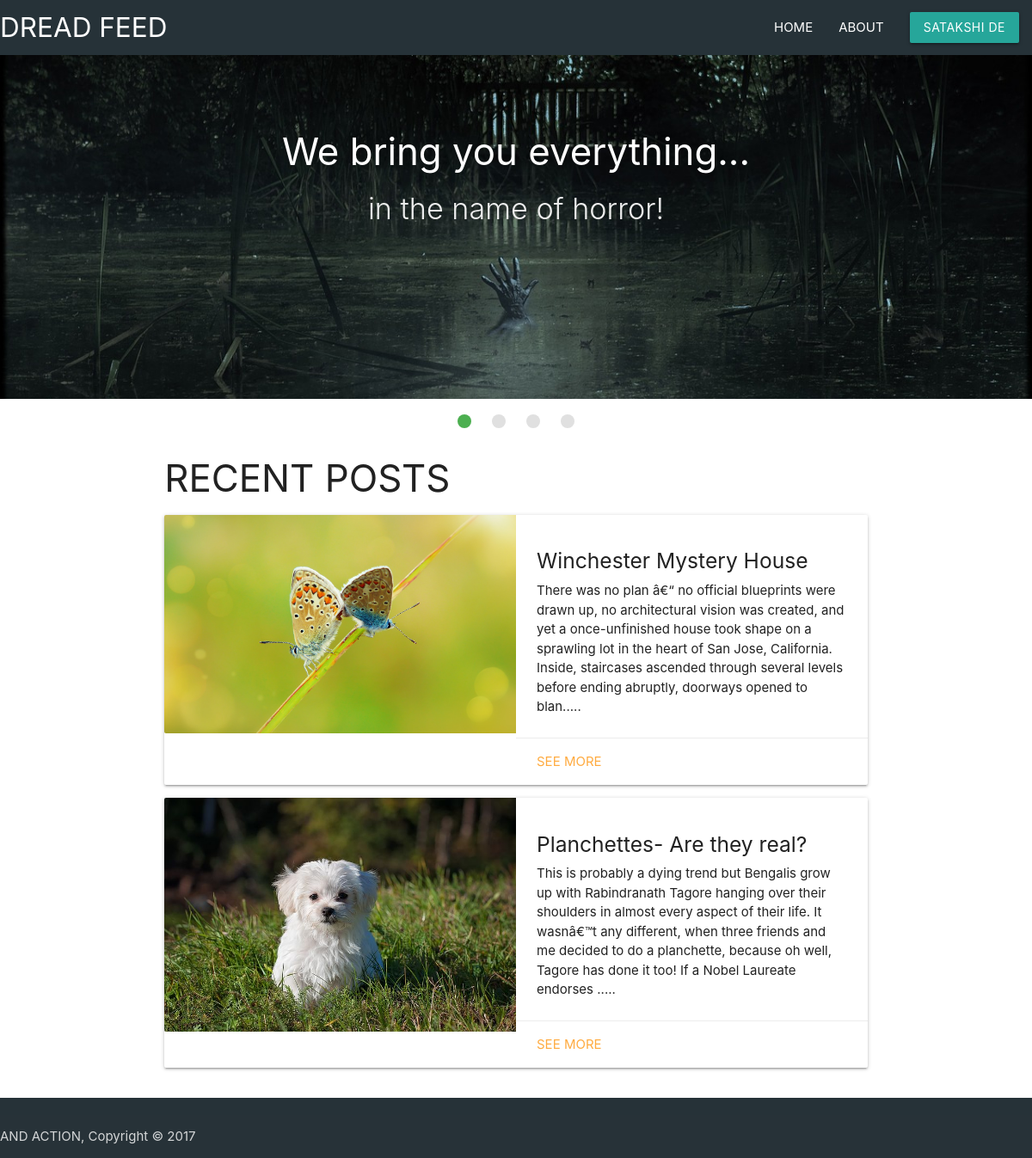
Screenshot of /index.php (signed in) with the database file from the repository.
### tables this page shows
CREATE TABLE `user` (
  `name` varchar(255) NOT NULL,
  `email` varchar(255) NOT NULL,
  `password` varchar(255) NOT NULL,
  `image` varchar(255) NOT NULL,
  `bio` text NOT NULL
);

CREATE TABLE `posts` (
  `title` varchar(200) NOT NULL,
  `content` longtext NOT NULL,
  `author` varchar(200) NOT NULL,
  `image` varchar(255) DEFAULT NULL,
  `email` varchar(255) NOT NULL
);

### index.php (the view, shortened to what this page needs)
<?php include 'db.php';?>
<?php session_start();
$sql3="SELECT * FROM posts";
$res3=mysqli_query($conn,$sql3);
?>
<!DOCTYPE html>
<html>
<head>
<link rel="stylesheet" href="materialize/css/materialize.min.css">
</head>
<body>
<nav class="blue-grey darken-4">
    <div class="nav-wrapper">
      <div class="brand-logo">DREAD FEED</div>
      <ul id="nav-mobile" class="right show-on-med-and-down">
        <li><a href="index.php">HOME</a></li>
        <li><a href="about.php">ABOUT</a></li>
        <?php
        if(isset($_SESSION["email"]) && isset($_SESSION["password"])) {
          $email=$_SESSION["email"];
          $sql = "SELECT name FROM user WHERE email = '$email'";
          $result= mysqli_query($conn, $sql);
          if (mysqli_num_rows($result) > 0) {
              while($row = mysqli_fetch_assoc($result)) {
        ?>
        <li>
          <a class='dropdown-trigger btn' data-target='dropdown1'><?php echo $row["name"]; ?> </a>
          </li>
        <?php
          }
        }
        }
        else {
        ?>
        <li><a href="signin1.php">SIGN IN</a></li>
        <?php
          }
        ?>
      </ul>
    </div>
  </nav>
  <div class="slider">
    <ul class="slides">
      <li>
        <img src="pics/pic2.jpg">
        <div class="caption center-align">
          <h3>We bring you everything...</h3>
          <h4 class="light grey-text text-lighten-3">in the name of horror!</h4>
        </div>
      </li>
    </ul>
  </div>
<div class="container">
<div class="row">
  <div class="col s12">
    <h3 class="header">RECENT POSTS</h3>
    <?php
        if (mysqli_num_rows($res3)>0) {
          while ($row=mysqli_fetch_assoc($res3)) {
    ?>
    <div class="card horizontal">
      <div class="card-image">
        <img src="img/<?php echo $row['image']; ?>">
      </div>
      <div class="card-stacked">
        <div class="card-content">
          <h5>
            <?php echo $row['title']; ?>
          </h5>
          <p>
            <?php echo substr($row['content'],0,300)."....."; ?>
          </p>
        </div>
        <div class="card-action">
          <?php echo "<a href='post.php?email=".$row['email']."&title=".$row['title']."'>See More</a>"; ?>
        </div>
      </div>
    </div>
    <?php } } ?>
  </div>
</div>
</div>
<footer class="page-footer blue-grey darken-4">
<div class="footer-copyright">
    AND ACTION, Copyright &copy; 2017
</div>
</footer>
</body>
</html>

### rows the page displays
user: name "SATAKSHI DE"
posts: image (picture), title "Winchester Mystery House", content "There was no plan â€“ no official blueprints were drawn up, no architectural vision was created, and yet a once-unfinished house took shape on a sprawling lot in the heart of San Jose, California. Inside, staircases ascended through several levels before ending abruptly, doorways opened to blan"
posts: image (picture), title "Planchettes- Are they real?", content "This is probably a dying trend but Bengalis grow up with Rabindranath Tagore hanging over their shoulders in almost every aspect of their life. It wasnâ€™t any different, when three friends and me decided to do a planchette, because oh well, Tagore has done it too! If a Nobel Laureate endorses"
